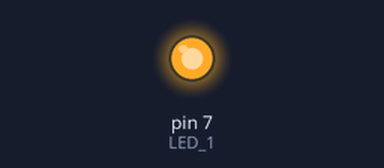
The sketch below on a simulated Arduino Uno, built with avr-gcc and run on an emulated ATmega328P. Shown: output pins drawn as LEDs (lit = HIGH).

Above: at 1.5 s.
At 4.5 s:
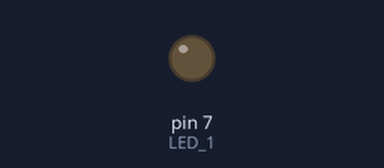
Timing chart, 0 to 7.8 s (numbered marks = the images above):
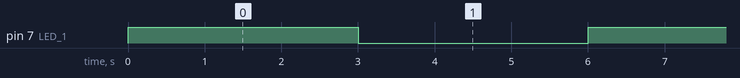

The sketch:

Led_and_Resistor.ino
```cpp
// This code will blink an LED on and off every 3 seconds.

// Define the pin where the LED is connected.
// In this example, the LED is connected to pin 7 of the Arduino.
#define LED_1 7

void setup() {
  // The setup function runs once when the Arduino is turned on.

  // Set LED_1 (pin 7) as an output pin so we can turn the LED on or off.
  pinMode(LED_1, OUTPUT);
}

void loop() {
  // The loop function runs over and over, forever.

  // Turn the LED on (send HIGH voltage to pin 7).
  digitalWrite(LED_1, HIGH);

  // Wait for 3 seconds (3000 milliseconds).
  delay(3000);

  // Turn the LED off (send LOW voltage to pin 7).
  digitalWrite(LED_1, LOW);

  // Wait for another 3 seconds.
  delay(3000);
}
```

Measured:
- by itself, pin 7 (LED_1): alternates HIGH for 3.0 s and LOW for 3.0 s
